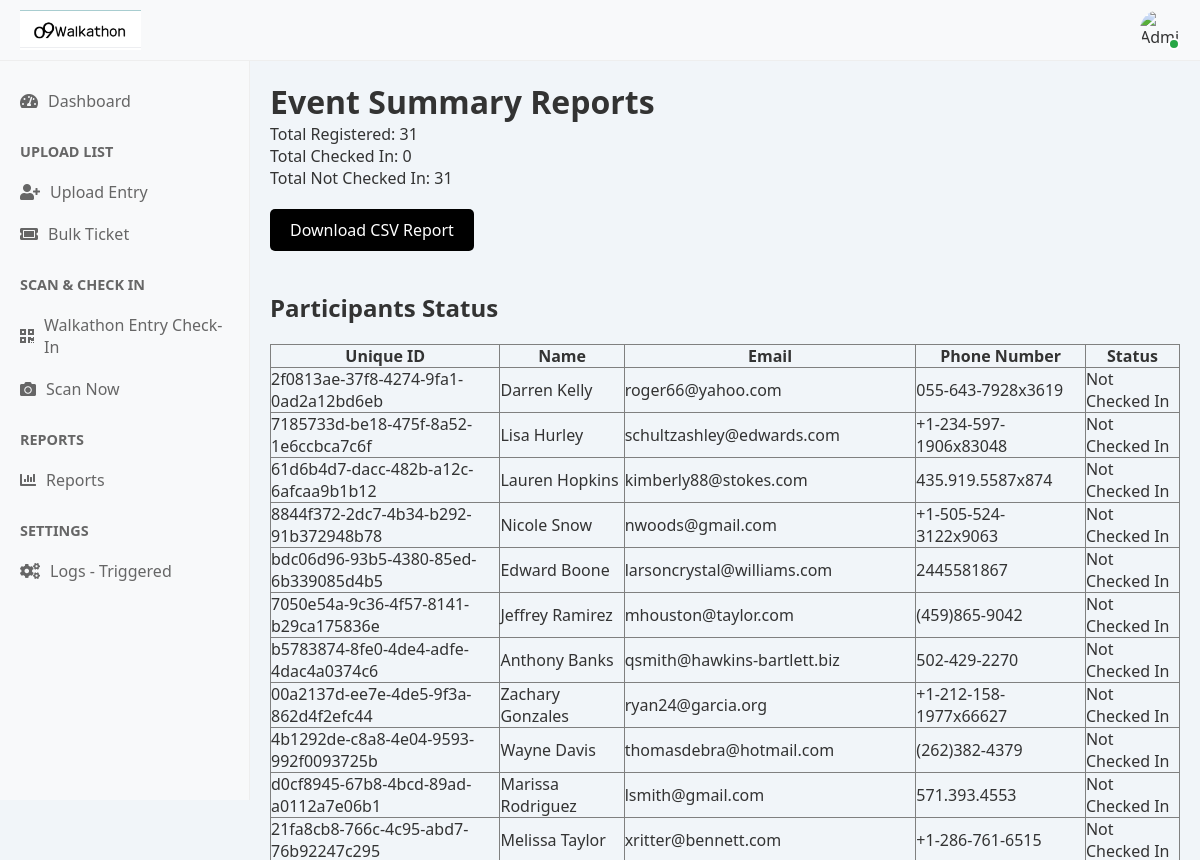
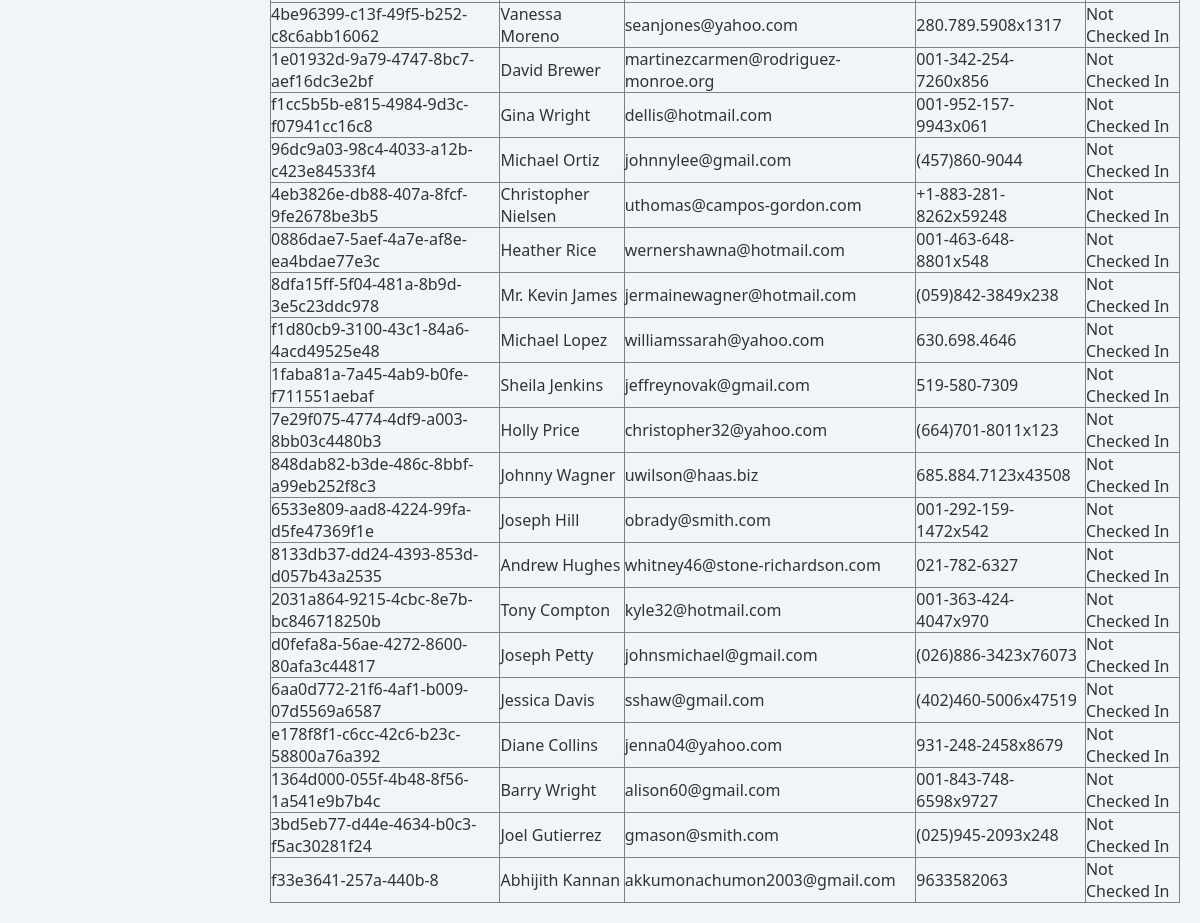
The page /reports/ on the database its author committed (2 pictures, top to bottom).
### walkathon_app/models.py (models this page shows, shortened)
class Participant(models.Model):
    unique_id = models.CharField(max_length=20, unique=True,default=uuid.uuid4)
    name = models.CharField(max_length=255)
    email = models.EmailField()
    phone_number = models.CharField(max_length=20)
    walking_distance_km = models.DecimalField(max_digits=5, decimal_places=2)
    registered_at = models.DateTimeField(auto_now_add=True)
    gender = models.CharField(max_length=10, choices=[('Male', 'Male'), ('Female', 'Female'), ('Others', 'Others')], null=True, blank=True)
    working_professional = models.CharField(max_length=3, choices=[('Yes', 'Yes'), ('No', 'No')], null=True, blank=True)
    o9_employee = models.CharField(max_length=3, choices=[('Yes', 'Yes'), ('No', 'No')], null=True, blank=True)
    employee_code = models.CharField(max_length=100, null=True, blank=True)
    company_name = models.CharField(max_length=255, null=True, blank=True)

### walkathon_app/views.py (the view)
# urls.py: path('reports/', views.reports, name='reports'),
def reports(request):
    participants = Participant.objects.prefetch_related('checkin_set').all()
    total_registered = participants.count()
    total_checked_in = sum(1 for p in participants if p.checkin_set.exists())
    total_not_checked_in = total_registered - total_checked_in
    for p in participants:
        p.checkin = p.checkin_set.first()
    context = {
        'total_registered': total_registered,
        'total_checked_in': total_checked_in,
        'total_not_checked_in': total_not_checked_in,
        'participants': participants
    }
    return render(request, 'reports.html', context)

### templates/reports.html
{% extends "base.html" %}
{% block content %}
<h1>Event Summary Reports</h1>
<div class="cards">
    <div class="card">Total Registered: {{ total_registered }}</div>
    <div class="card">Total Checked In: {{ total_checked_in }}</div>
    <div class="card">Total Not Checked In: {{ total_not_checked_in }}</div>
</div>
<a href="{% url 'export_csv' %}" class="button" style="display: inline-block; margin-top: 20px; padding: 10px 20px; background-color: #000; color: #fff; text-decoration: none; border-radius: 5px;">
    Download CSV Report
</a>
<h2 style="margin-top: 40px;">Participants Status</h2>
<table border="1" style="width: 100%; margin-top: 20px; border-collapse: collapse;">
    <thead>
        <tr>
            <th>Unique ID</th>
            <th>Name</th>
            <th>Email</th>
            <th>Phone Number</th>
            <th>Status</th>
        </tr>
    </thead>
    <tbody>
        {% for participant in participants %}
        <tr>
            <td>{{ participant.unique_id }}</td>
            <td>{{ participant.name }}</td>
            <td>{{ participant.email }}</td>
            <td>{{ participant.phone_number }}</td>
            <td>
                     {% if participant.checkin %}
                        <span>Checked In</span>
                    {% else %}
                        <span>Not Checked In</span>
                {% endif %}
            </td>
        </tr>
        {% empty %}
        <tr>
            <td colspan="5">No participants found.</td>
        </tr>
        {% endfor %}
    </tbody>
</table>
{% endblock %}

### templates/base.html (style rules this page uses)
* { margin: 0; padding: 0; box-sizing: border-box; }
body { font-family: 'Segoe UI', Tahoma, Geneva, Verdana, sans-serif; background: #f1f5f9; color: #333; }

### rows shown on the page
Participant: unique_id "2f0813ae-37f8-4274-9fa1-0ad2a12bd6eb", name "Darren Kelly", email "roger66@yahoo.com", phone_number "055-643-7928x3619", shows "Not Checked In"
Participant: unique_id "7185733d-be18-475f-8a52-1e6ccbca7c6f", name "Lisa Hurley", email "schultzashley@edwards.com", phone_number "+1-234-597-1906x83048", shows "Not Checked In"
Participant: unique_id "61d6b4d7-dacc-482b-a12c-6afcaa9b1b12", name "Lauren Hopkins", email "kimberly88@stokes.com", phone_number "435.919.5587x874", shows "Not Checked In"
Participant: unique_id "8844f372-2dc7-4b34-b292-91b372948b78", name "Nicole Snow", email "nwoods@gmail.com", phone_number "+1-505-524-3122x9063", shows "Not Checked In"
Participant: unique_id "bdc06d96-93b5-4380-85ed-6b339085d4b5", name "Edward Boone", email "larsoncrystal@williams.com", phone_number "2445581867", shows "Not Checked In"
Participant: unique_id "7050e54a-9c36-4f57-8141-b29ca175836e", name "Jeffrey Ramirez", email "mhouston@taylor.com", phone_number "(459)865-9042", shows "Not Checked In"
Participant: unique_id "b5783874-8fe0-4de4-adfe-4dac4a0374c6", name "Anthony Banks", email "qsmith@hawkins-bartlett.biz", phone_number "502-429-2270", shows "Not Checked In"
Participant: unique_id "00a2137d-ee7e-4de5-9f3a-862d4f2efc44", name "Zachary Gonzales", email "ryan24@garcia.org", phone_number "+1-212-158-1977x66627", shows "Not Checked In"
Participant: unique_id "4b1292de-c8a8-4e04-9593-992f0093725b", name "Wayne Davis", email "thomasdebra@hotmail.com", phone_number "(262)382-4379", shows "Not Checked In"
Participant: unique_id "d0cf8945-67b8-4bcd-89ad-a0112a7e06b1", name "Marissa Rodriguez", email "lsmith@gmail.com", phone_number "571.393.4553", shows "Not Checked In"
Participant: unique_id "21fa8cb8-766c-4c95-abd7-76b92247c295", name "Melissa Taylor", email "xritter@bennett.com", phone_number "+1-286-761-6515", shows "Not Checked In"
Participant: unique_id "4be96399-c13f-49f5-b252-c8c6abb16062", name "Vanessa Moreno", email "seanjones@yahoo.com", phone_number "280.789.5908x1317", shows "Not Checked In"
Participant: unique_id "1e01932d-9a79-4747-8bc7-aef16dc3e2bf", name "David Brewer", email "martinezcarmen@rodriguez-monroe.org", phone_number "001-342-254-7260x856", shows "Not Checked In"
Participant: unique_id "f1cc5b5b-e815-4984-9d3c-f07941cc16c8", name "Gina Wright", email "dellis@hotmail.com", phone_number "001-952-157-9943x061", shows "Not Checked In"
Participant: unique_id "96dc9a03-98c4-4033-a12b-c423e84533f4", name "Michael Ortiz", email "johnnylee@gmail.com", phone_number "(457)860-9044", shows "Not Checked In"
Participant: unique_id "4eb3826e-db88-407a-8fcf-9fe2678be3b5", name "Christopher Nielsen", email "uthomas@campos-gordon.com", phone_number "+1-883-281-8262x59248", shows "Not Checked In"
Participant: unique_id "0886dae7-5aef-4a7e-af8e-ea4bdae77e3c", name "Heather Rice", email "wernershawna@hotmail.com", phone_number "001-463-648-8801x548", shows "Not Checked In"
Participant: unique_id "8dfa15ff-5f04-481a-8b9d-3e5c23ddc978", name "Mr. Kevin James", email "jermainewagner@hotmail.com", phone_number "(059)842-3849x238", shows "Not Checked In"
Participant: unique_id "f1d80cb9-3100-43c1-84a6-4acd49525e48", name "Michael Lopez", email "williamssarah@yahoo.com", phone_number "630.698.4646", shows "Not Checked In"
Participant: unique_id "1faba81a-7a45-4ab9-b0fe-f711551aebaf", name "Sheila Jenkins", email "jeffreynovak@gmail.com", phone_number "519-580-7309", shows "Not Checked In"
Participant: unique_id "7e29f075-4774-4df9-a003-8bb03c4480b3", name "Holly Price", email "christopher32@yahoo.com", phone_number "(664)701-8011x123", shows "Not Checked In"
Participant: unique_id "848dab82-b3de-486c-8bbf-a99eb252f8c3", name "Johnny Wagner", email "uwilson@haas.biz", phone_number "685.884.7123x43508", shows "Not Checked In"
Participant: unique_id "6533e809-aad8-4224-99fa-d5fe47369f1e", name "Joseph Hill", email "obrady@smith.com", phone_number "001-292-159-1472x542", shows "Not Checked In"
Participant: unique_id "8133db37-dd24-4393-853d-d057b43a2535", name "Andrew Hughes", email "whitney46@stone-richardson.com", phone_number "021-782-6327", shows "Not Checked In"
Participant: unique_id "2031a864-9215-4cbc-8e7b-bc846718250b", name "Tony Compton", email "kyle32@hotmail.com", phone_number "001-363-424-4047x970", shows "Not Checked In"
Participant: unique_id "d0fefa8a-56ae-4272-8600-80afa3c44817", name "Joseph Petty", email "johnsmichael@gmail.com", phone_number "(026)886-3423x76073", shows "Not Checked In"
Participant: unique_id "6aa0d772-21f6-4af1-b009-07d5569a6587", name "Jessica Davis", email "sshaw@gmail.com", phone_number "(402)460-5006x47519", shows "Not Checked In"
Participant: unique_id "e178f8f1-c6cc-42c6-b23c-58800a76a392", name "Diane Collins", email "jenna04@yahoo.com", phone_number "931-248-2458x8679", shows "Not Checked In"
Participant: unique_id "1364d000-055f-4b48-8f56-1a541e9b7b4c", name "Barry Wright", email "alison60@gmail.com", phone_number "001-843-748-6598x9727", shows "Not Checked In"
Participant: unique_id "3bd5eb77-d44e-4634-b0c3-f5ac30281f24", name "Joel Gutierrez", email "gmason@smith.com", phone_number "(025)945-2093x248", shows "Not Checked In"
Participant: unique_id "f33e3641-257a-440b-8", name "Abhijith Kannan", email "akkumonachumon2003@gmail.com", phone_number "9633582063", shows "Not Checked In"

### other values the page prints
{{ total_registered }} "31"
{{ total_checked_in }} "0"
{{ total_not_checked_in }} "31"
